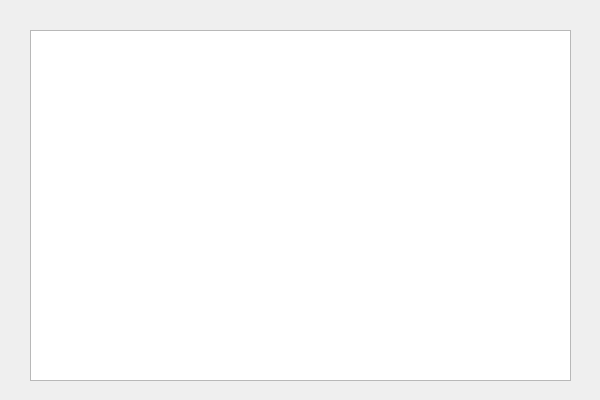
<?xml version="1.0" encoding="UTF-8"?>
<ui version="4.0">
 <class>ScreenServerClass</class>
 <widget class="QWidget" name="ScreenServerClass">
  <property name="geometry">
   <rect>
    <x>0</x>
    <y>0</y>
    <width>600</width>
    <height>400</height>
   </rect>
  </property>
  <property name="windowTitle">
   <string>ScreenServer</string>
  </property>
  <widget class="QTextEdit" name="textEdit">
   <property name="geometry">
    <rect>
     <x>30</x>
     <y>30</y>
     <width>541</width>
     <height>351</height>
    </rect>
   </property>
  </widget>
 </widget>
 <layoutdefault spacing="6" margin="11"/>
 <resources>
  <include location="ScreenServer.qrc"/>
 </resources>
 <connections/>
</ui>
